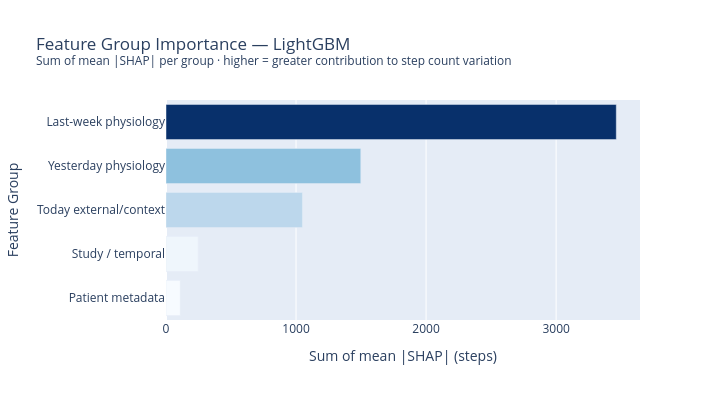

Here is the notebook cell this chart was saved with:
### Code cell
# ── Feature-group SHAP importance (answers the research question) ─────────────
mean_abs = np.abs(shap_values.values).mean(axis=0)
feat_shap = pd.DataFrame({'feature': SELECTED_FEATS, 'mean_abs_shap': mean_abs})

def _group_shap(feat_shap_df, groups):
    rows = []
    for grp_name, cols in groups.items():
        total = feat_shap_df[feat_shap_df['feature'].isin(cols)]['mean_abs_shap'].sum()
        rows.append({'group': grp_name, 'sum_mean_abs_shap': total})
    return pd.DataFrame(rows).sort_values('sum_mean_abs_shap')

grp_shap = _group_shap(feat_shap, GROUPS)

fig = px.bar(
    grp_shap, x='sum_mean_abs_shap', y='group', orientation='h',
    title=f'Feature Group Importance — {winner}<br>'
          '<sup>Sum of mean |SHAP| per group · higher = greater contribution to step count variation</sup>',
    labels={'sum_mean_abs_shap': 'Sum of mean |SHAP| (steps)', 'group': 'Feature Group'},
    color='sum_mean_abs_shap', color_continuous_scale='Blues',
    height=400, width=720,
)
fig.update_layout(coloraxis_showscale=False, yaxis=dict(categoryorder='total ascending'))
fig.show()

print('\nFeature group SHAP breakdown:')
print(grp_shap.sort_values('sum_mean_abs_shap', ascending=False).to_string(index=False))

### Figure 1 — Plotly figure (JSON) as saved in the notebook; plotly's stock layout.template omitted (floating-point values rounded to 4 significant figures)
{"data": [{"hovertemplate": "Sum of mean |SHAP| (steps)=%{marker.color}<br>Feature Group=%{y}<extra></extra>", "legendgroup": "", "marker": {"color": [109.6, 247.3, 1049.0, 1498.0, 3463.0], "coloraxis": "coloraxis", "pattern": {"shape": ""}}, "name": "", "orientation": "h", "showlegend": false, "textposition": "auto", "type": "bar", "x": [109.6, 247.3, 1049.0, 1498.0, 3463.0], "xaxis": "x", "y": ["Patient metadata", "Study / temporal", "Today external/context", "Yesterday physiology", "Last-week physiology"], "yaxis": "y"}], "layout": {"barmode": "relative", "coloraxis": {"colorbar": {"title": {"text": "Sum of mean |SHAP| (steps)"}}, "colorscale": [[0, "rgb(247,251,255)"], [0.125, "rgb(222,235,247)"], [0.25, "rgb(198,219,239)"], [0.375, "rgb(158,202,225)"], [0.5, "rgb(107,174,214)"], [0.625, "rgb(66,146,198)"], [0.75, "rgb(33,113,181)"], [0.875, "rgb(8,81,156)"], [1, "rgb(8,48,107)"]], "showscale": false}, "height": 400, "legend": {"tracegroupgap": 0}, "title": {"text": "Feature Group Importance — LightGBM<br><sup>Sum of mean |SHAP| per group · higher = greater contribution to step count variation</sup>"}, "width": 720, "xaxis": {"anchor": "y", "domain": [0, 1], "title": {"text": "Sum of mean |SHAP| (steps)"}}, "yaxis": {"anchor": "x", "categoryorder": "total ascending", "domain": [0, 1], "title": {"text": "Feature Group"}}}}
